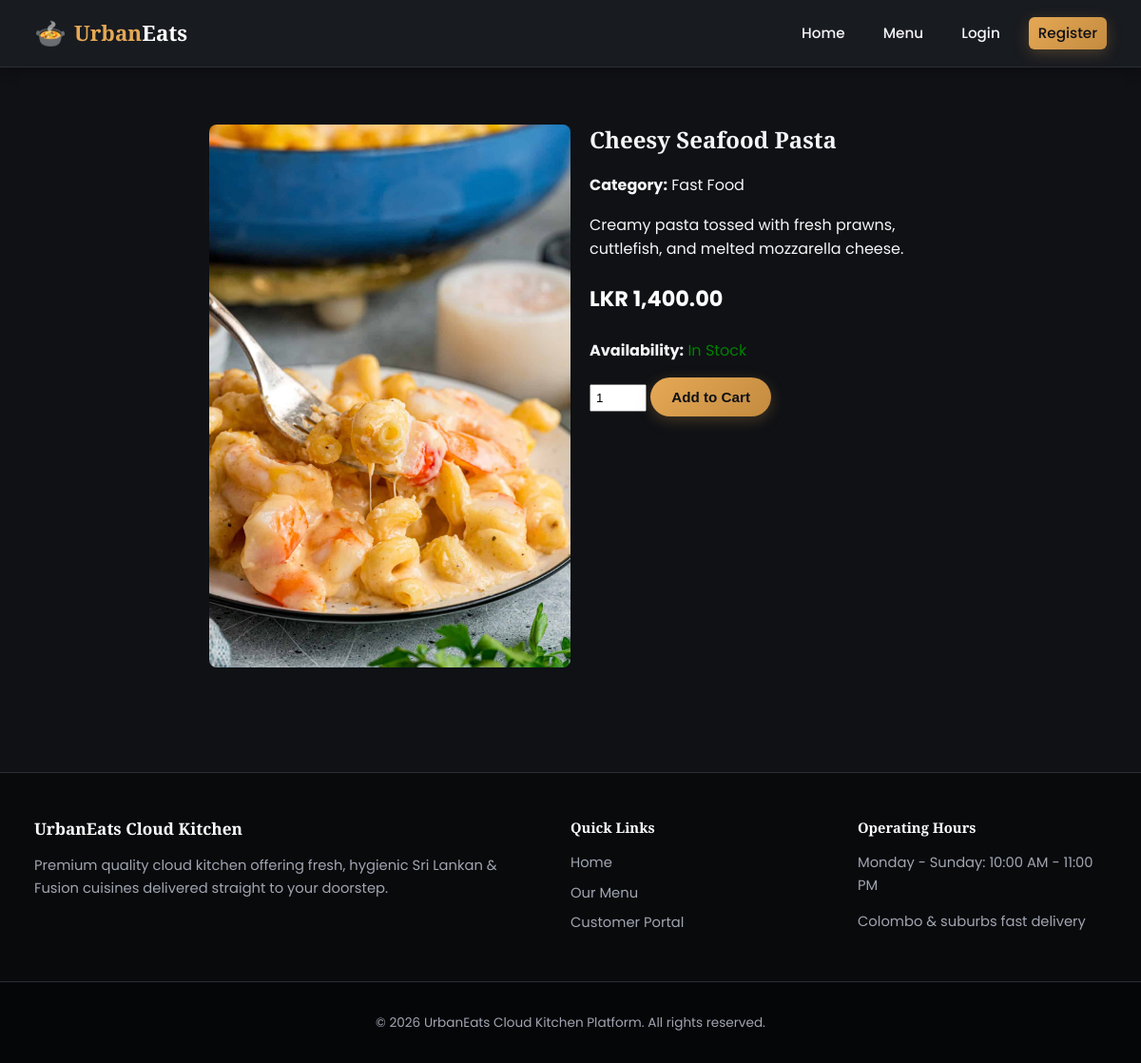
The page /menu/detail.php?id=4 on the database its author committed.
### tables this page shows
CREATE TABLE `dishes` (
  `dish_id` int(11) NOT NULL,
  `category_id` int(11) NOT NULL,
  `dish_name` varchar(150) NOT NULL,
  `description` text DEFAULT NULL,
  `price` decimal(10,2) NOT NULL,
  `image_url` varchar(255) DEFAULT 'default-dish.jpg',
  `is_active` tinyint(1) DEFAULT 1,
  `created_at` timestamp NOT NULL DEFAULT current_timestamp()
);

CREATE TABLE `categories` (
  `category_id` int(11) NOT NULL,
  `category_name` varchar(100) NOT NULL,
  `description` text DEFAULT NULL,
  `created_at` timestamp NOT NULL DEFAULT current_timestamp()
);

### public/menu/detail.php (the view, shortened to what this page needs)
<?php
require_once __DIR__ . '/../../includes/header.php';
$dish_id = filter_input(INPUT_GET, 'id', FILTER_VALIDATE_INT);
$stmt = $pdo->prepare("SELECT d.*, c.category_name, i.quantity_in_stock
                       FROM dishes d
                       JOIN categories c ON d.category_id = c.category_id
                       JOIN inventory i ON d.dish_id = i.dish_id
                       WHERE d.dish_id = ? AND d.is_active = 1");
$stmt->execute([$dish_id]);
$dish = $stmt->fetch(PDO::FETCH_ASSOC);
?>
<div style="max-width: 800px; margin: 40px auto; padding: 20px; background: var(--card-bg); border-radius: 12px; display: flex; gap: 20px;">
    <img src="../uploads/<?= htmlspecialchars($dish['image_url']) ?>" style="width: 50%; border-radius: 8px; object-fit: cover;">
    <div>
        <h2 style="color: var(--accent-gold);"><?= htmlspecialchars($dish['dish_name']) ?></h2>
        <p><strong>Category:</strong> <?= htmlspecialchars($dish['category_name']) ?></p>
        <p><?= htmlspecialchars($dish['description']) ?></p>
        <p style="font-size: 1.4rem; color: #fff;"><strong>LKR <?= number_format($dish['price'], 2) ?></strong></p>
        <p><strong>Availability:</strong>
            <?= $dish['quantity_in_stock'] > 0 ? '<span style="color:green;">In Stock</span>' : '<span style="color:red;">Out of Stock</span>' ?>
        </p>
        <?php if ($dish['quantity_in_stock'] > 0): ?>
            <form action="../orders/cart.php" method="POST">
                <input type="number" name="quantity" value="1" min="1" max="<?= $dish['quantity_in_stock'] ?>" style="width: 60px; padding: 5px;">
                <button type="submit" class="btn-gold">Add to Cart</button>
            </form>
        <?php endif; ?>
    </div>
</div>
<?php require_once __DIR__ . '/../../includes/footer.php'; ?>

### public/css/style.css (style rules this page uses)
:root { --primary: #e5a855; --primary-hover: #f3be74; --primary-light: #251c14; --secondary: #5c4033; --accent: #e5a855; --background: #0f1115; --surface: #181b20; --surface-alt: #1f232a; --border: #2a2e37; --border-light: #222630; --text-main: #f5f5f7; --text-muted: #a0a5b1; --text-light: #ffffff; --success: #22c55e; --success-bg: #064e3b; --success-border: #047857; --danger: #ef4444; --danger-bg: #7f1d1d; --danger-border: #991b1b; --info: #38bdf8; --info-bg: #0369a1; --info-border: #0284c7; --warning: #f59e0b; --warning-bg: #78350f; --warning-border: #b45309; --role-admin: #c084fc; --role-admin-bg: #581c87; --role-staff: #fb923c; --role-staff-bg: #7c2d12; --role-customer: #34d399; --role-customer-bg: #065f46; --radius-sm: 6px; --radius-md: 12px; --radius-lg: 20px; --shadow-sm: 0 4px 12px rgba(0, 0, 0, 0.3); --shadow-md: 0 8px 24px rgba(0, 0, 0, 0.4); --shadow-lg: 0 12px 32px rgba(0, 0, 0, 0.6); --transition: all 0.25s ease-in-out; }
*, *::before, *::after { box-sizing: border-box; }
html { scroll-behavior: smooth; }
body { margin: 0; font-family: 'Poppins', sans-serif; background-color: var(--background); color: var(--text-main); line-height: 1.6; display: flex; flex-direction: column; min-height: 100vh; }
h1, h2, h3, h4, h5, h6, .hero-title, .section-title { font-family: 'Playfair Display', serif !important; color: var(--text-light); margin-top: 0; font-weight: 700; line-height: 1.3; }
img { max-width: 100%; height: auto; }
.btn, button, input[type="submit"], .btn-primary { display: inline-flex; align-items: center; justify-content: center; padding: 10px 22px; font-size: 0.95rem; font-weight: 600; border-radius: 30px; border: none; cursor: pointer; text-decoration: none !important; transition: var(--transition); line-height: 1.4; background: linear-gradient(135deg, #e5a855 0%, #c48b3f 100%) !important; color: #0f1115 !important; box-shadow: 0 4px 15px rgba(229, 168, 85, 0.25); }

### rows shown on the page
dishes: image_url (picture), dish_name "Cheesy Seafood Pasta", category.category_name "Fast Food", description "Creamy pasta tossed with fresh prawns, cuttlefish, and melted mozzarella cheese.", price "1,400.00"
